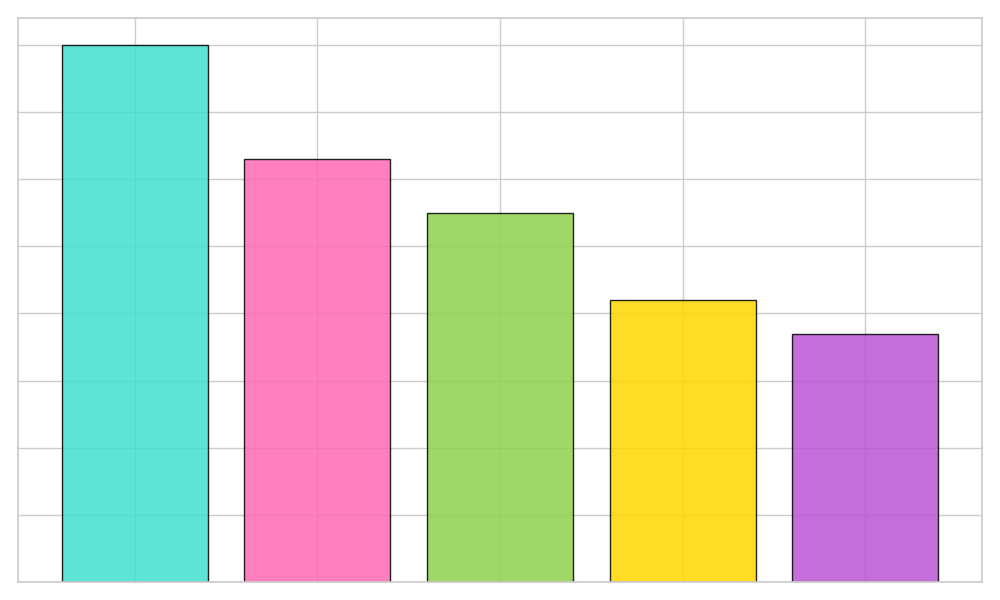

Generate this figure with Python:
import matplotlib.pyplot as plt
import numpy as np

# Data for the eco-friendly beverage production
beverages = ['Organic Tea', 'Herbal Infusion', 'Kombucha', 'Coconut Water', 'Aloe Vera Juice']
production_volumes = [55, 42, 63, 80, 37]
colors = ['#8FD14F', '#FFD700', '#FF69B4', '#40E0D0', '#BA55D3']

# Sorting the data in descending order based on production volumes
sorted_indices = np.argsort(production_volumes)[::-1]
beverages = [beverages[i] for i in sorted_indices]
production_volumes = [production_volumes[i] for i in sorted_indices]
colors = [colors[i] for i in sorted_indices]

# Plotting the sorted bar chart without texts
fig, ax = plt.subplots(figsize=(10, 6))
ax.bar(beverages, production_volumes, color=colors, alpha=0.85, edgecolor='black')

# Disable axis labels
ax.set_xticklabels([])
ax.set_yticklabels([])

# Automatically adjust layout to prevent overlapping
plt.tight_layout()

# Show the plot
plt.show()
